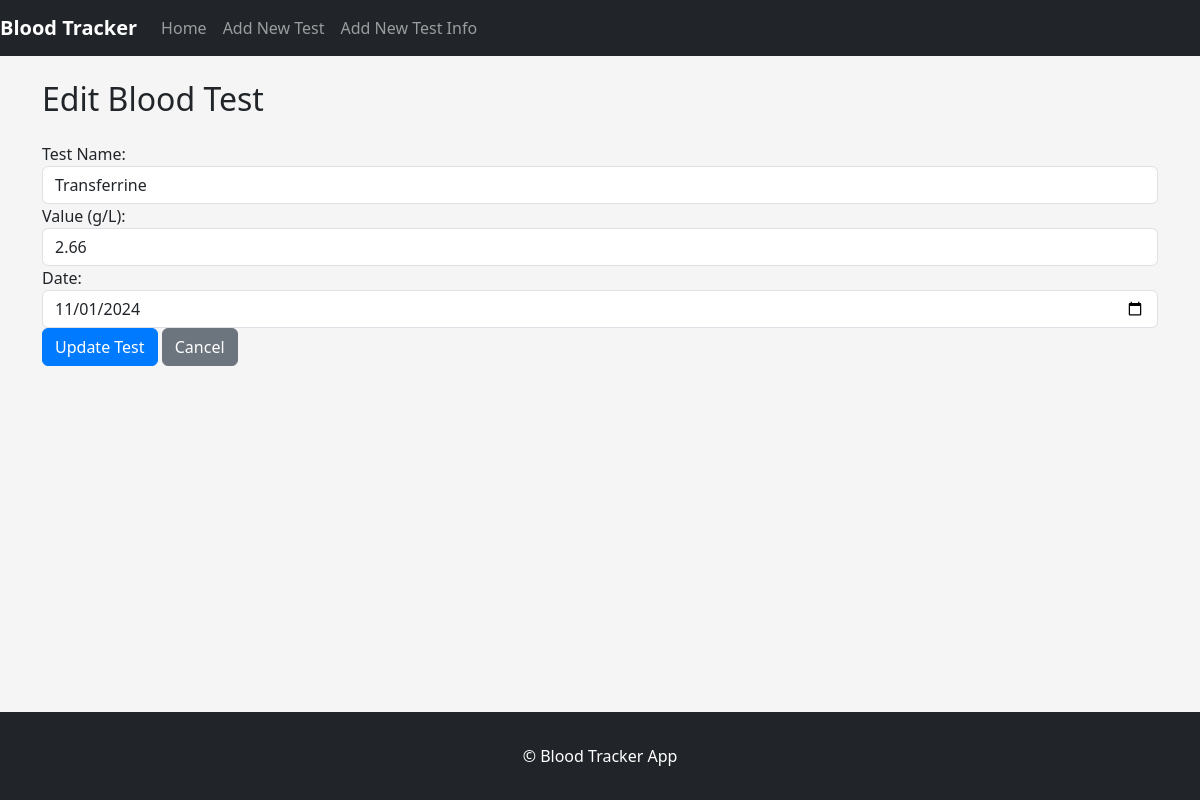
The app's page /edit/7 with its own data.
### models.py (models this page shows)
class BloodTest(db.Model):
    id = db.Column(db.Integer, primary_key=True)
    test_name = db.Column(db.String(100), nullable=False)
    value = db.Column(db.Float, nullable=False)
    unit = db.Column(db.String(20), nullable=False)
    date = db.Column(db.Date, nullable=False)
    normal_min = db.Column(db.Float, nullable=False)
    normal_max = db.Column(db.Float, nullable=False)

### app.py (the view)
@app.route('/edit/<int:test_id>', methods=['GET', 'POST'])
def edit_test(test_id):
    test = BloodTest.query.get_or_404(test_id)
    if request.method == 'POST':
        value = request.form['value']
        date_str = request.form['date']
        try:
            test.value = value
            test.date = datetime.strptime(date_str, '%Y-%m-%d')
            db.session.commit()
            flash('Blood test updated successfully!', 'success')
            return redirect(url_for('index'))
        except Exception as e:
            db.session.rollback()
            flash('Error updating blood test. Please try again.', 'danger')
            return redirect(url_for('edit_test', test_id=test.id))
    else:
        return render_template('edit.html', test=test)

### templates/edit.html
{% extends 'base.html' %}
{% block content %}
<h2 class="mb-4">Edit Blood Test</h2>
<form method="POST">
  <div class="form-group">
    <label for="test_name">Test Name:</label>
    <input
      type="text"
      class="form-control"
      name="test_name"
      id="test_name"
      value="{{ test.test_name }}"
      readonly
    />
  </div>
  <div class="form-group">
    <label for="value">Value ({{ test.unit }}):</label>
    <input
      type="text"
      class="form-control"
      name="value"
      id="value"
      value="{{ test.value }}"
      required
    />
  </div>
  <div class="form-group">
    <label for="date">Date:</label>
    <input
      type="date"
      class="form-control"
      name="date"
      id="date"
      value="{{ test.date.strftime('%Y-%m-%d') }}"
      required
    />
  </div>
  <button type="submit" class="btn btn-primary">Update Test</button>
  <a href="{{ url_for('index') }}" class="btn btn-secondary">Cancel</a>
</form>
{% endblock %}

### static/styles.css (style rules this page uses)
body { background-color: #f5f5f5; }
.btn-primary { background-color: #007bff; border-color: #007bff; }

### records on screen
BloodTest: test_name "Transferrine", unit "g/L", value "2.66", date "11/01/2024"
